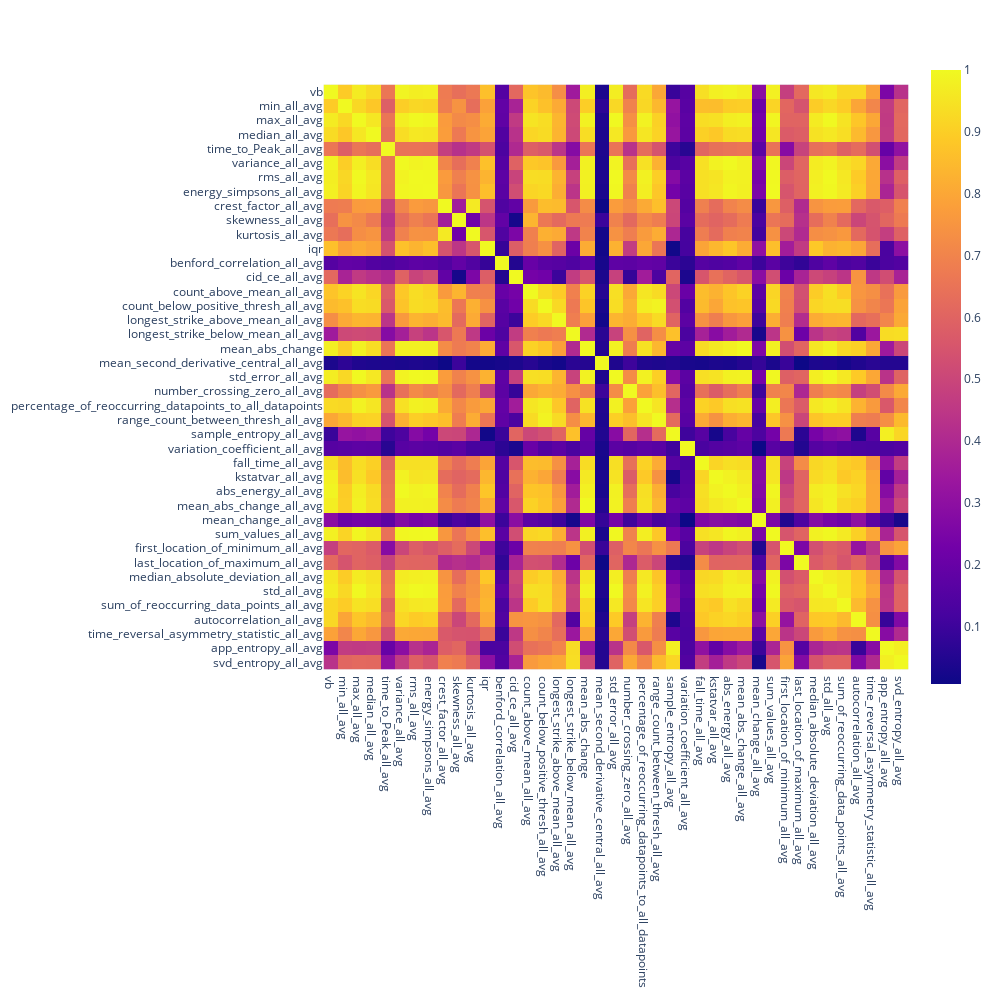

This figure's notebook cell:
### Code cell
import plotly.express as px
fig = px.imshow(df_all_std_new.iloc[:,1:].corr().abs(),width=1000, height=1000)
fig.show()

### Figure 1 — Plotly figure (JSON) as saved in the notebook; plotly's stock layout.template omitted (floating-point values rounded to 4 significant figures; data arrays with more than 128 entries replaced by an {"elided": "..."} marker saying what was removed)
{"data": [{"coloraxis": "coloraxis", "hovertemplate": "x: %{x}<br>y: %{y}<br>color: %{z}<extra></extra>", "type": "heatmap", "x": ["vb", "min_all_avg", "max_all_avg", "median_all_avg", "time_to_Peak_all_avg", "variance_all_avg", "rms_all_avg", "energy_simpsons_all_avg", "crest_factor_all_avg", "skewness_all_avg", "kurtosis_all_avg", "iqr", "benford_correlation_all_avg", "cid_ce_all_avg", "count_above_mean_all_avg", "count_below_positive_thresh_all_avg", "longest_strike_above_mean_all_avg", "longest_strike_below_mean_all_avg", "mean_abs_change", "mean_second_derivative_central_all_avg", "std_error_all_avg", "number_crossing_zero_all_avg", "percentage_of_reoccurring_datapoints_to_all_datapoints", "range_count_between_thresh_all_avg", "sample_entropy_all_avg", "variation_coefficient_all_avg", "fall_time_all_avg", "kstatvar_all_avg", "abs_energy_all_avg", "mean_abs_change_all_avg", "mean_change_all_avg", "sum_values_all_avg", "first_location_of_minimum_all_avg", "last_location_of_maximum_all_avg", "median_absolute_deviation_all_avg", "std_all_avg", "sum_of_reoccurring_data_points_all_avg", "autocorrelation_all_avg", "time_reversal_asymmetry_statistic_all_avg", "app_entropy_all_avg", "svd_entropy_all_avg"], "y": ["vb", "min_all_avg", "max_all_avg", "median_all_avg", "time_to_Peak_all_avg", "variance_all_avg", "rms_all_avg", "energy_simpsons_all_avg", "crest_factor_all_avg", "skewness_all_avg", "kurtosis_all_avg", "iqr", "benford_correlation_all_avg", "cid_ce_all_avg", "count_above_mean_all_avg", "count_below_positive_thresh_all_avg", "longest_strike_above_mean_all_avg", "longest_strike_below_mean_all_avg", "mean_abs_change", "mean_second_derivative_central_all_avg", "std_error_all_avg", "number_crossing_zero_all_avg", "percentage_of_reoccurring_datapoints_to_all_datapoints", "range_count_between_thresh_all_avg", "sample_entropy_all_avg", "variation_coefficient_all_avg", "fall_time_all_avg", "kstatvar_all_avg", "abs_energy_all_avg", "mean_abs_change_all_avg", "mean_change_all_avg", "sum_values_all_avg", "first_location_of_minimum_all_avg", "last_location_of_maximum_all_avg", "median_absolute_deviation_all_avg", "std_all_avg", "sum_of_reoccurring_data_points_all_avg", "autocorrelation_all_avg", "time_reversal_asymmetry_statistic_all_avg", "app_entropy_all_avg", "svd_entropy_all_avg"], "z": {"elided": "41x41 float values"}}], "layout": {"coloraxis": {"colorscale": [[0, "#0d0887"], [0.1111, "#46039f"], [0.2222, "#7201a8"], [0.3333, "#9c179e"], [0.4444, "#bd3786"], [0.5556, "#d8576b"], [0.6667, "#ed7953"], [0.7778, "#fb9f3a"], [0.8889, "#fdca26"], [1, "#f0f921"]]}, "height": 1000, "margin": {"t": 60}, "width": 1000, "xaxis": {"constrain": "domain", "scaleanchor": "y"}, "yaxis": {"autorange": "reversed", "constrain": "domain"}}}
